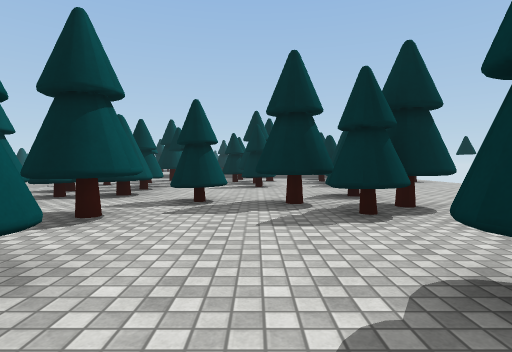
[1] (above)

24 first-person views from a walk through a scene from a Unity 3-D project. The camera is 1.2 m above the floor, tilts 2° down and sees 80° across. The floor is counted in squares, 2 m on a side. Each view is taken from the middle of a square. On the plan, view 1 faces up. The plan holds only what a view shows up to about 9 squares ahead; the rest is blank. The place goes on beyond the plan. The player is left out. Surface patterns are stand-ins for the level's own textures.

[2]
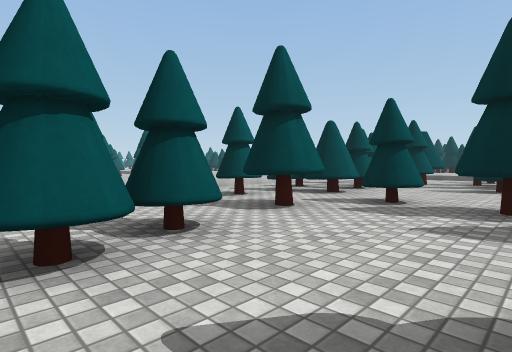

[3]
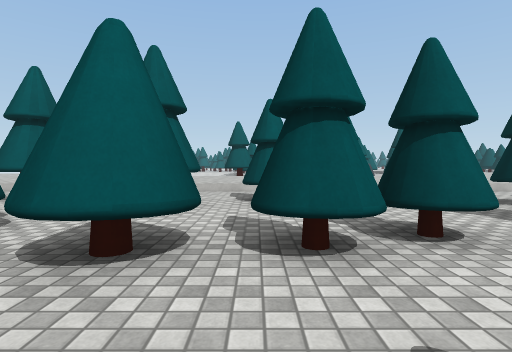

[4]
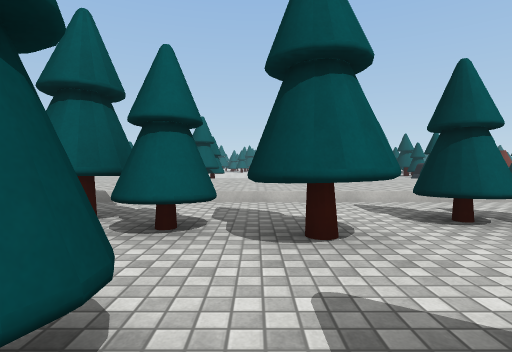

[5]
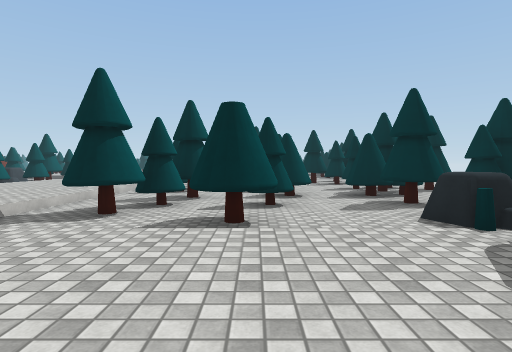

[6]
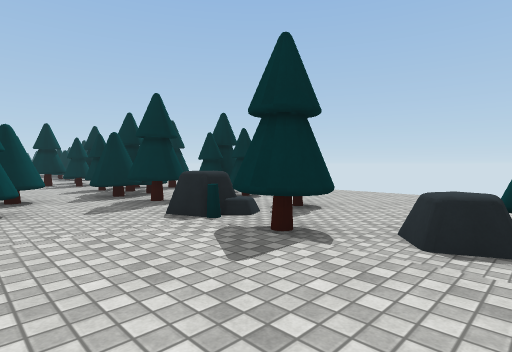

[7]
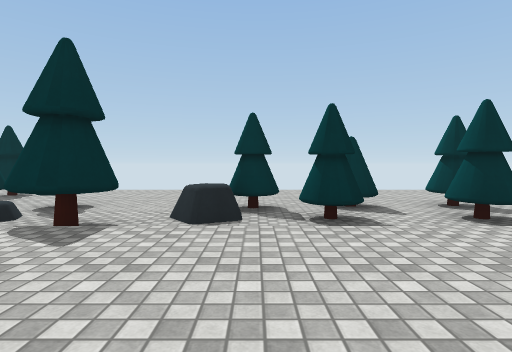

[8]
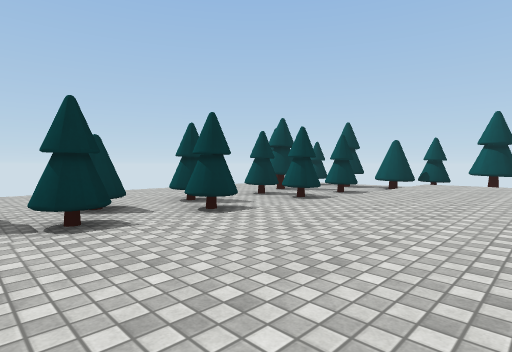

[9]
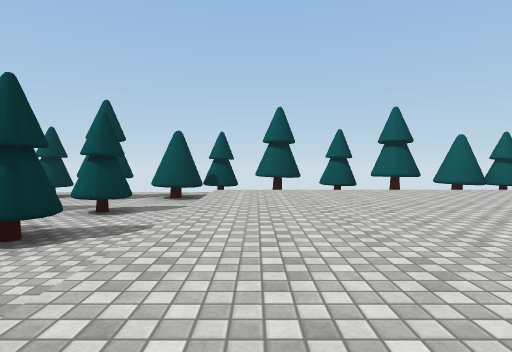

[10]
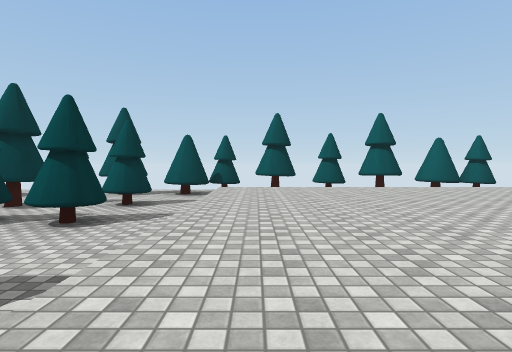

[11]
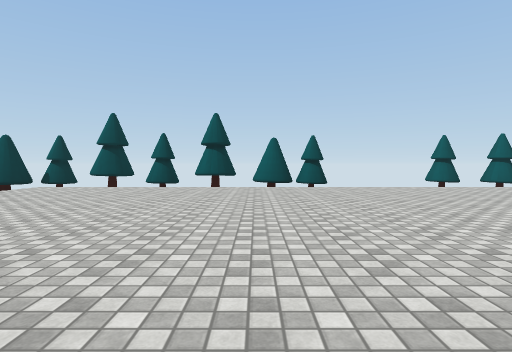

[12]
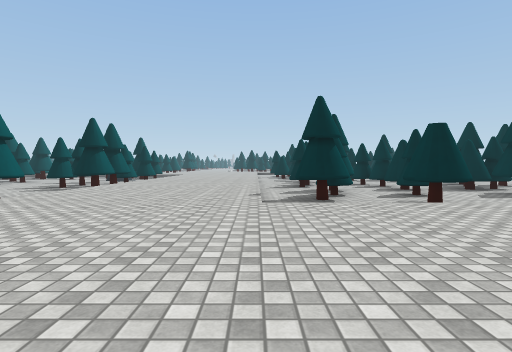

[13]
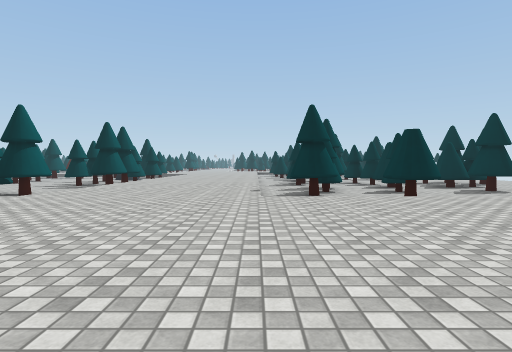

[14]
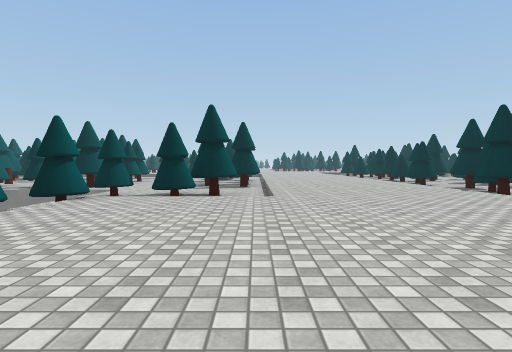

[15]
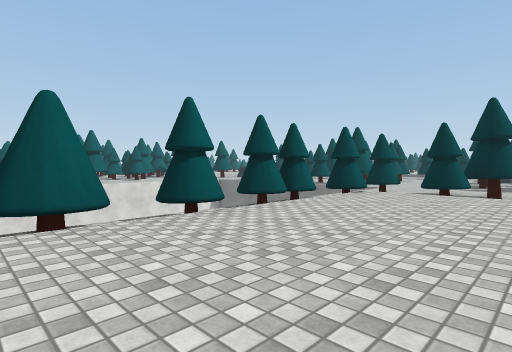

[16]
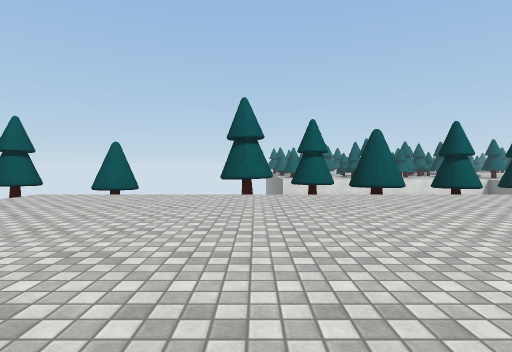

[17]
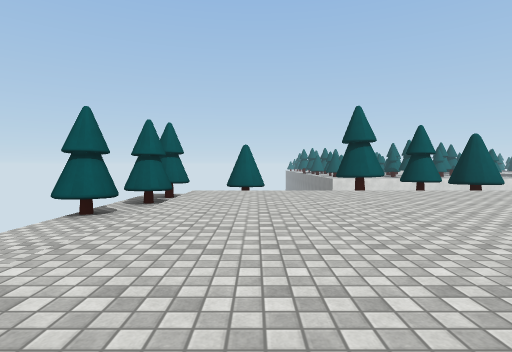

[18]
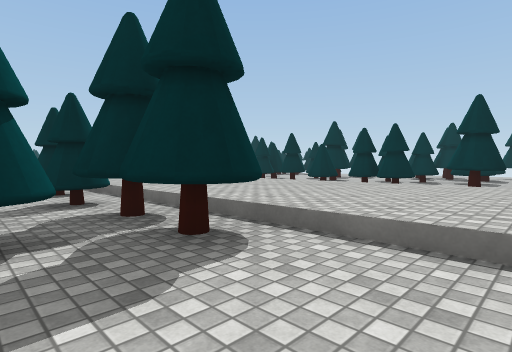

[19]
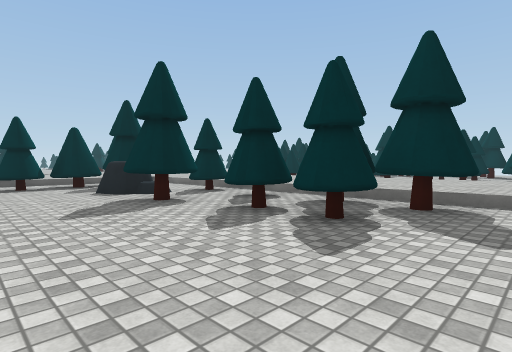

[20]
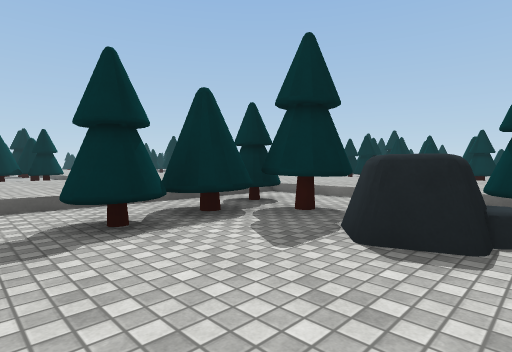

[21]
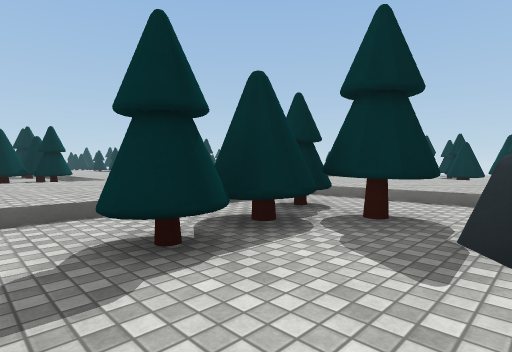

[22]
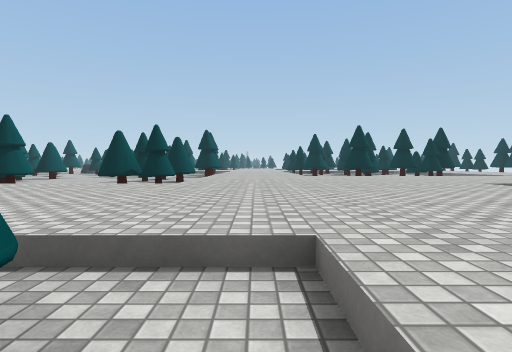

[23]
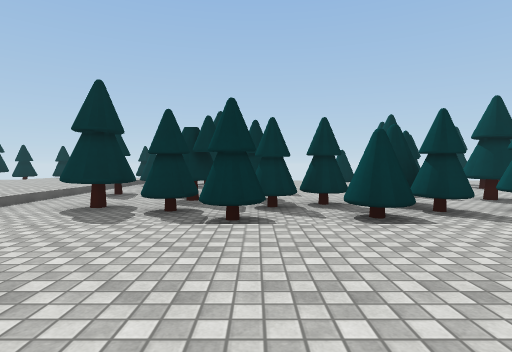

[24]
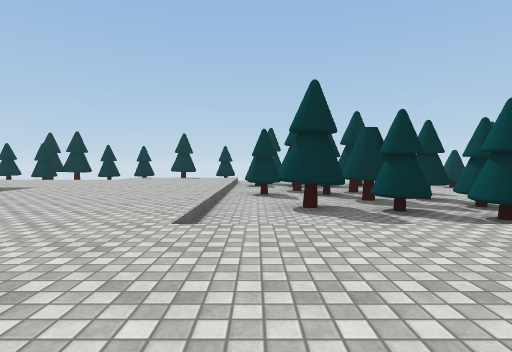

### Floor plan
Key: @ floor where view 1 was taken; # wall or solid block; x gap in a wall; . main floor; - floor 0.5 m lower than the main floor; / step, stairs or slope; ^ raised ledge; T thing the floor can be seen under or through; O other object.
Columns run from 16 left of view 1 to 6 right of it. Each row starts with its distance up from view 1.
 19               //.
 18              ....
 17            ......
 16  ##/.............
 15    /.............
 14 ////......///////
 13 ........../----#-
 12  ........./-##-#
 11  ........./-#####
 10 ........../####-#
  9 //////..../#-##-#-#
  8 --###-..../--#--------
  7 -###--....//#---------
  6  --##-..../-##----#--
  5 ---^--..../----####-
  4 ---Tx-.     #-#--##
  3 --TT--.  ./  -#----
  2 ----T-..../- -x---
  1 ---TTT..../-#-##-#
  0 ---TTT..../-x--#@-
 -1 ----T#..../-##-#-##-
 -2 ------..../-#----####
 -3  -----..../-#-#--#####
 -4  xx##-..../##-x--x-----
 -5  --#--..../--/#--^-#---
 -6  #////....///////#-----
 -7  x............../#-----
 -8  x............../OO
 -9  x............../-##--
-10  x..............//#---
-11  x.....  ... .../--#-
-12  #....   ... ...//----
-13   ..... ......../--#---
-14  #............../--- --
-15  #..............//##
-16   ............../---
-17   ............../--x#
-18  #............../---
-19   ............../####
-20  x##----####-######
-21    ##     # x

Positions as (right, up) in squares from view 1, and headings:
1: (0, 0), facing up
2: (1, 0), facing up-left
3: (1, 0), facing left
4: (-1, -2), facing left
5: (-2, -9), facing up
6: (-2, -9), facing up-right
7: (-3, -9), facing right
8: (-3, -9), facing down-right
9: (-1, -12), facing down
10: (-1, -11), facing down
11: (-6, -11), facing down
12: (-6, -11), facing up
13: (-6, -12), facing up
14: (-11, -12), facing up
15: (-11, -13), facing up-left
16: (-8, -15), facing left
17: (-7, -18), facing left
18: (-13, -3), facing up-right
19: (-16, -2), facing up-right
20: (-16, 4), facing up-right
21: (-16, 5), facing up-right
22: (-11, 7), facing up
23: (-9, 9), facing right
24: (-9, 13), facing right
